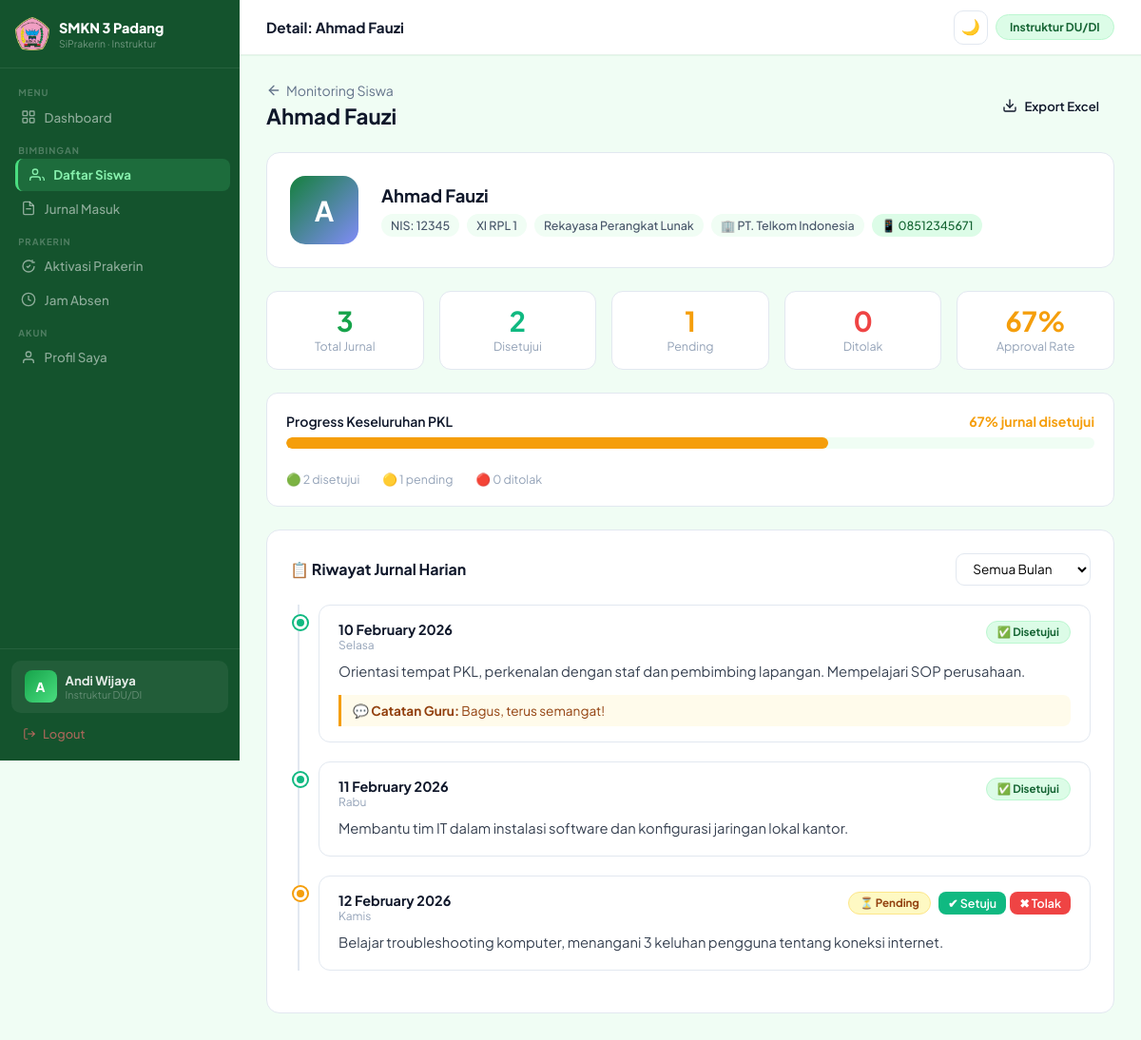
The app's page /instruktur/monitoring/detail_siswa.php?id=1 (signed in) with its own data.
### tables this page shows
CREATE TABLE `siswa` (
  `id` int(11) NOT NULL AUTO_INCREMENT,
  `user_id` int(11) NOT NULL,
  `nis` varchar(20) NOT NULL,
  `nisn` varchar(20) DEFAULT NULL,
  `kelas` varchar(20) NOT NULL,
  `jurusan` varchar(50) DEFAULT NULL,
  `guru_id` int(11) DEFAULT NULL,
  `tempat_pkl_id` int(11) DEFAULT NULL,
   
  `jenis_kelamin` enum('pria','wanita') DEFAULT NULL,
  `tempat_lahir` varchar(100) DEFAULT NULL,
  `tanggal_lahir` date DEFAULT NULL,
  `alamat` text DEFAULT NULL,
  `no_hp` varchar(20) DEFAULT NULL,
  `email` varchar(100) DEFAULT NULL,
  `foto` varchar(255) DEFAULT NULL,
   
  `nama_ayah` varchar(100) DEFAULT NULL,
  `alamat_ortu` text DEFAULT NULL,
  `no_hp_ortu` varchar(20) DEFAULT NULL,
  PRIMARY KEY (`id`),
  KEY `user_id` (`user_id`),
  KEY `tempat_pkl_id` (`tempat_pkl_id`),
  KEY `guru_id` (`guru_id`),
  CONSTRAINT `siswa_ibfk_1` FOREIGN KEY (`user_id`)       REFERENCES `users` (`id`)      ON DELETE CASCADE,
  CONSTRAINT `siswa_ibfk_2` FOREIGN KEY (`tempat_pkl_id`) REFERENCES `tempat_pkl` (`id`) ON DELETE SET NULL,
  CONSTRAINT `siswa_ibfk_3` FOREIGN KEY (`guru_id`)       REFERENCES `guru` (`id`)       ON DELETE SET NULL
);

CREATE TABLE `users` (
  `id` int(11) NOT NULL AUTO_INCREMENT,
  `nama` varchar(100) NOT NULL,
  `username` varchar(50) NOT NULL,
  `password` varchar(255) NOT NULL,
  `role` enum('admin','siswa','guru') NOT NULL,
  `created_at` timestamp NOT NULL DEFAULT current_timestamp(),
  PRIMARY KEY (`id`),
  UNIQUE KEY `username` (`username`)
);

CREATE TABLE `tempat_pkl` (
  `id` int(11) NOT NULL AUTO_INCREMENT,
  `nama_tempat` varchar(150) NOT NULL,
  `alamat` text DEFAULT NULL,
  `pembimbing_lapangan` varchar(100) DEFAULT NULL,
  `no_hp` varchar(20) DEFAULT NULL,
  `kuota` int(11) DEFAULT 0,
  `created_at` timestamp NOT NULL DEFAULT current_timestamp(),
  PRIMARY KEY (`id`)
);

CREATE TABLE `jurnal` (
  `id` int(11) NOT NULL AUTO_INCREMENT,
  `siswa_id` int(11) NOT NULL,
  `tanggal` date NOT NULL,
  `kegiatan` text NOT NULL,
  `status` enum('pending','disetujui','ditolak') DEFAULT 'pending',
  `catatan_guru` text DEFAULT NULL,
  `created_at` timestamp NOT NULL DEFAULT current_timestamp(),
  PRIMARY KEY (`id`),
  KEY `siswa_id` (`siswa_id`),
  CONSTRAINT `jurnal_ibfk_1` FOREIGN KEY (`siswa_id`) REFERENCES `siswa` (`id`) ON DELETE CASCADE
);

### instruktur/monitoring/detail_siswa.php (the view, shortened to what this page needs)
<?php
require '../../config/database.php';
$siswa_id = (int)($_GET['id'] ?? 0);
$stmtS = mysqli_prepare($conn, "
    SELECT s.*, u.nama, u.username,
           tp.nama_tempat, tp.pembimbing_lapangan, tp.no_hp as hp_tempat
    FROM siswa s
    JOIN users u ON s.user_id = u.id
    LEFT JOIN tempat_pkl tp ON s.tempat_pkl_id = tp.id
    WHERE s.id = ?
");
mysqli_stmt_bind_param($stmtS, "i", $siswa_id);
mysqli_stmt_execute($stmtS);
$siswa = mysqli_fetch_assoc(mysqli_stmt_get_result($stmtS));
$filter_bulan = $_GET['bulan'] ?? '';
$where_bulan  = $filter_bulan ? "AND DATE_FORMAT(j.tanggal,'%Y-%m') = ?" : '';
$sql_j = "
    SELECT * FROM jurnal
    WHERE siswa_id = ? $where_bulan
    ORDER BY tanggal ASC
";
$stmtJ = mysqli_prepare($conn, $sql_j);
if ($filter_bulan) {
    mysqli_stmt_bind_param($stmtJ, "is", $siswa_id, $filter_bulan);
} else {
    mysqli_stmt_bind_param($stmtJ, "i", $siswa_id);
}
mysqli_stmt_execute($stmtJ);
$jurnal_list = mysqli_stmt_get_result($stmtJ);
$jurnals = [];
while ($j = mysqli_fetch_assoc($jurnal_list)) $jurnals[] = $j;
$stmtStat = mysqli_prepare($conn, "
    SELECT
        COUNT(*) as total,
        SUM(status='disetujui') as ok,
        SUM(status='pending') as pending,
        SUM(status='ditolak') as tolak,
        MIN(tanggal) as mulai,
        MAX(tanggal) as akhir
    FROM jurnal WHERE siswa_id = ?
");
mysqli_stmt_bind_param($stmtStat, "i", $siswa_id);
mysqli_stmt_execute($stmtStat);
$stat = mysqli_fetch_assoc(mysqli_stmt_get_result($stmtStat));
$pct = $stat['total'] > 0 ? round($stat['ok'] / $stat['total'] * 100) : 0;
$page_title = 'Detail: '.$siswa['nama'];
require '../layout/header.php';
?>
<div class="fade-in">
<div style="display:flex;justify-content:space-between;align-items:center;margin-bottom:1.5rem;">
    <div>
        <a href="index.php" style="color:#64748b;font-size:0.88rem;display:flex;align-items:center;gap:5px;">
            <svg width="16" height="16" viewBox="0 0 24 24" fill="none" stroke="currentColor" stroke-width="2" stroke-linecap="round" stroke-linejoin="round"><path d="M19 12H5"></path><path d="M12 19l-7-7 7-7"></path></svg>
            Monitoring Siswa
        </a>
        <h1 style="font-size:1.4rem;font-weight:700;margin-top:4px;"><?= htmlspecialchars($siswa['nama']) ?></h1>
    </div>
    <a href="rekap_excel.php?siswa_id=<?= $siswa_id ?>" class="btn btn-success">
        <svg width="16" height="16" viewBox="0 0 24 24" fill="none" stroke="currentColor" stroke-width="2" stroke-linecap="round" stroke-linejoin="round"><path d="M21 15v4a2 2 0 0 1-2 2H5a2 2 0 0 1-2-2v-4"></path><polyline points="7 10 12 15 17 10"></polyline><line x1="12" y1="15" x2="12" y2="3"></line></svg>
        Export Excel
    </a>
</div>
<div class="profile-strip">
    <div class="big-avatar">
        <?= strtoupper(substr($siswa['nama'], 0, 1)) ?>
    </div>
    <div style="flex:1;">
        <div style="font-size:1.15rem;font-weight:700;"><?= htmlspecialchars($siswa['nama']) ?></div>
        <div class="info-chips">
            <span class="chip">NIS: <?= $siswa['nis'] ?></span>
            <span class="chip"><?= $siswa['kelas'] ?></span>
            <span class="chip"><?= $siswa['jurusan'] ?? '-' ?></span>
            <?php if ($siswa['nama_tempat']): ?>
            <span class="chip">🏢 <?= htmlspecialchars($siswa['nama_tempat']) ?></span>
            <?php endif; ?>
            <?php if ($siswa['no_hp']): ?>
            <a href="https://wa.me/<?= preg_replace('/^0/','62',$siswa['no_hp']) ?>" target="_blank"
               class="chip" style="background:#dcfce7;color:#166534;text-decoration:none;">
                📱 <?= $siswa['no_hp'] ?>
            </a>
            <?php endif; ?>
        </div>
    </div>
</div>
<div class="stat-row">
    <div class="stat-box">
        <div class="num" style="color:#16a34a;"><?= $stat['total'] ?></div>
        <div class="lbl">Total Jurnal</div>
    </div>
    <div class="stat-box">
        <div class="num" style="color:#10b981;"><?= $stat['ok'] ?></div>
        <div class="lbl">Disetujui</div>
    </div>
    <div class="stat-box">
        <div class="num" style="color:#f59e0b;"><?= $stat['pending'] ?></div>
        <div class="lbl">Pending</div>
    </div>
    <div class="stat-box">
        <div class="num" style="color:#ef4444;"><?= $stat['tolak'] ?></div>
        <div class="lbl">Ditolak</div>
    </div>
    <div class="stat-box">
        <div class="num" style="color:<?= $pct>=80?'#10b981':($pct>=50?'#f59e0b':'#ef4444') ?>;"><?= $pct ?>%</div>
        <div class="lbl">Approval Rate</div>
    </div>
</div>
<?php $bar_color = $pct>=80?'#10b981':($pct>=50?'#f59e0b':'#ef4444'); ?>
<div style="background:white;border-radius:12px;border:1px solid var(--border);padding:1.25rem;margin-bottom:1.5rem;">
    <div style="display:flex;justify-content:space-between;margin-bottom:8px;font-size:0.88rem;">
        <span style="font-weight:600;">Progress Keseluruhan PKL</span>
        <span style="font-weight:700;color:<?= $bar_color ?>;"><?= $pct ?>% jurnal disetujui</span>
    </div>
    <div class="progress-big">
        <div class="progress-big-fill" style="width:<?= $pct ?>%;background:<?= $bar_color ?>;"></div>
    </div>
    <div style="display:flex;gap:1.5rem;font-size:0.78rem;color:#94a3b8;margin-top:6px;">
        <span>🟢 <?= $stat['ok'] ?> disetujui</span>
        <span>🟡 <?= $stat['pending'] ?> pending</span>
        <span>🔴 <?= $stat['tolak'] ?> ditolak</span>
    </div>
</div>
<div style="background:white;border-radius:14px;border:1px solid var(--border);padding:1.5rem;">
    <div class="filter-bar">
        <h3 style="font-size:1rem;font-weight:700;flex:1;">📋 Riwayat Jurnal Harian</h3>
        <form method="GET" style="display:flex;gap:8px;align-items:center;">
            <select name="bulan" class="form-control" style="width:auto;padding:0.4rem 0.8rem;font-size:0.85rem;" onchange="this.form.submit()">
                <option value="">Semua Bulan</option>
            </select>
        </form>
    </div>
    <?php if (empty($jurnals)): ?>
    <div class="empty-state">
        <div style="font-size:2.5rem;margin-bottom:0.75rem;">📭</div>
        <p style="color:#94a3b8;">Belum ada jurnal <?= $filter_bulan ? 'di bulan ini' : 'sama sekali' ?>.</p>
    </div>
    <?php else: ?>
    <div class="timeline">
        <?php foreach ($jurnals as $j):
            $dot_class = $j['status'] === 'disetujui' ? 'ok' : ($j['status'] === 'pending' ? 'pending' : 'tolak');
            $hari_indo = ['Minggu','Senin','Selasa','Rabu','Kamis','Jumat','Sabtu'];
            $nama_hari = $hari_indo[date('w', strtotime($j['tanggal']))];
        ?>
        <div class="tl-item">
            <div class="tl-dot <?= $dot_class ?>"></div>
            <div class="tl-card">
                <div class="tl-header">
                    <div>
                        <div class="tl-date"><?= date('d F Y', strtotime($j['tanggal'])) ?></div>
                        <div class="tl-day"><?= $nama_hari ?></div>
                    </div>
                    <div style="display:flex;align-items:center;gap:8px;">
                        <?php
                        $badge = match($j['status']) {
                            'disetujui' => ['badge-success','✅ Disetujui'],
                            'pending'   => ['badge-warning','⏳ Pending'],
                            'ditolak'   => ['badge-danger', '❌ Ditolak'],
                            default     => ['badge-neutral','?']
                        };
                        ?>
                        <span class="badge <?= $badge[0] ?>"><?= $badge[1] ?></span>
                        <?php if ($j['status'] === 'pending'): ?>
                        <div style="display:flex;gap:4px;">
                            <a href="../jurnal/aksi.php?id=<?= $j['id'] ?>&aksi=setuju"
                               class="btn btn-sm" style="background:#10b981;color:white;padding:4px 10px;"
                               onclick="return confirm('Setujui jurnal ini?')">✔ Setuju</a>
                            <a href="../jurnal/aksi.php?id=<?= $j['id'] ?>&aksi=tolak"
                               class="btn btn-sm" style="background:#ef4444;color:white;padding:4px 10px;"
                               onclick="return confirm('Tolak jurnal ini?')">✖ Tolak</a>
                        </div>
                        <?php endif; ?>
                    </div>
                </div>
                <div class="tl-kegiatan"><?= htmlspecialchars($j['kegiatan']) ?></div>
                <?php if ($j['catatan_guru']): ?>
                <div class="tl-catatan">
                    💬 <strong>Catatan Guru:</strong> <?= htmlspecialchars($j['catatan_guru']) ?>
                </div>
                <?php endif; ?>
            </div>
        </div>
        <?php endforeach; ?>
    </div>
    <?php endif; ?>
</div>
</div>
<?php require '../layout/footer.php'; ?>

### instruktur/layout/header.php (shortened to what this page needs)
<?php
function instrActive($kw){ return strpos($_SERVER['REQUEST_URI'],$kw)!==false?'active':''; }
?>
<!DOCTYPE html>
<html lang="id">
<head>
<link href="https://cdn.jsdelivr.net/npm/bootstrap-icons@1.11.3/font/bootstrap-icons.min.css" rel="stylesheet">
<link rel="stylesheet" href="../../assets/darkmode.css">
</head>
<body>
<div class="sidebar">
  <div class="sb-logo-area">
    <img src="../../assets/images/logo-sekolah.png" alt="SMKN3"
         onerror="this.style.display='none'">
    <div><div class="sb-title">SMKN 3 Padang</div><div class="sb-sub">SiPrakerin · Instruktur</div></div>
  </div>
  <div class="sb-nav">
    <div class="sb-group-label">Menu</div>
    <a href="../dashboard/index.php" class="sb-item <?= instrActive('dashboard') ?>">
      <svg width="16" height="16" fill="none" stroke="currentColor" stroke-width="2" viewBox="0 0 24 24"><rect x="3" y="3" width="7" height="7" rx="1"/><rect x="14" y="3" width="7" height="7" rx="1"/><rect x="14" y="14" width="7" height="7" rx="1"/><rect x="3" y="14" width="7" height="7" rx="1"/></svg>
      Dashboard
    </a>
    <div class="sb-group-label">Bimbingan</div>
    <a href="../monitoring/index.php" class="sb-item <?= instrActive('monitoring') ?>">
      <svg width="16" height="16" fill="none" stroke="currentColor" stroke-width="2" viewBox="0 0 24 24"><path d="M17 21v-2a4 4 0 0 0-4-4H5a4 4 0 0 0-4 4v2"/><circle cx="9" cy="7" r="4"/><path d="M23 21v-2a4 4 0 0 0-3-3.87"/></svg>
      Daftar Siswa
    </a>
    <a href="../jurnal/index.php" class="sb-item <?= instrActive('/instruktur/jurnal') ?>">
      <svg width="16" height="16" fill="none" stroke="currentColor" stroke-width="2" viewBox="0 0 24 24"><path d="M14 2H6a2 2 0 0 0-2 2v16a2 2 0 0 0 2 2h12a2 2 0 0 0 2-2V8z"/><polyline points="14 2 14 8 20 8"/><line x1="16" y1="13" x2="8" y2="13"/></svg>
      Jurnal Masuk
    </a>
    <div class="sb-group-label">Prakerin</div>
    <a href="../prakerin/index.php" class="sb-item <?= instrActive('/instruktur/prakerin/index') ?>">
      <svg width="16" height="16" fill="none" stroke="currentColor" stroke-width="2" viewBox="0 0 24 24"><path d="M9 12l2 2 4-4"/><path d="M21 12c0 4.97-4.03 9-9 9s-9-4.03-9-9 4.03-9 9-9c1.86 0 3.59.57 5.03 1.53"/><path d="M18 2v4h4"/></svg>
      Aktivasi Prakerin
    </a>
    <a href="../prakerin/jam_absen.php" class="sb-item <?= instrActive('jam_absen') ?>">
      <svg width="16" height="16" fill="none" stroke="currentColor" stroke-width="2" viewBox="0 0 24 24"><circle cx="12" cy="12" r="10"/><polyline points="12 6 12 12 16 14"/></svg>
      Jam Absen
    </a>
    <div class="sb-group-label">Akun</div>
    <a href="../profil/index.php" class="sb-item <?= instrActive('profil') ?>">
      <svg width="16" height="16" fill="none" stroke="currentColor" stroke-width="2" viewBox="0 0 24 24"><path d="M20 21v-2a4 4 0 0 0-4-4H8a4 4 0 0 0-4 4v2"/><circle cx="12" cy="7" r="4"/></svg>
      Profil Saya
    </a>
  </div>
  <div class="sb-user-block">
    <div class="sb-user-card">
      <div class="sb-ava"><?= strtoupper(substr($_SESSION['nama']??'I',0,1)) ?></div>
      <div><div class="sb-un"><?= htmlspecialchars(substr($_SESSION['nama']??'',0,16)) ?></div><div class="sb-ur">Instruktur DU/DI</div></div>
    </div>
    <a href="../../auth/logout.php" class="sb-logout-btn">
      <svg width="14" height="14" fill="none" stroke="currentColor" stroke-width="2" viewBox="0 0 24 24"><path d="M9 21H5a2 2 0 0 1-2-2V5a2 2 0 0 1 2-2h4"/><polyline points="16 17 21 12 16 7"/><line x1="21" y1="12" x2="9" y2="12"/></svg>
      Logout
    </a>
  </div>
</div>
<div class="main">
  <div class="topbar">
    <div style="display:flex;align-items:center;gap:10px;">
      <div class="topbar-title"><?= $page_title??'Dashboard' ?></div>
    </div>
    <div style="display:flex;align-items:center;gap:8px;">
      <button class="dm-toggle" onclick="toggleDarkMode()" title="Mode Gelap">🌙</button>
      <span class="topbar-pill d-none d-md-inline">Instruktur DU/DI</span>
    </div>
  </div>
  <div class="content fade">

### records on screen
siswa: user.nama "Detail: Ahmad Fauzi", user.nama "Ahmad Fauzi", user.nama "A", nis "12345", kelas "XI RPL 1", jurusan "Rekayasa Perangkat Lunak", tempat_pkl.nama_tempat "PT. Telkom Indonesia", no_hp "08512345671"
jurnal: tanggal "10 February 2026", tanggal "Selasa", status "✅ Disetujui", kegiatan "Orientasi tempat PKL, perkenalan dengan staf dan pembimbing lapangan. Mempelajari SOP perusahaan.", catatan_guru "Bagus, terus semangat!"
jurnal: tanggal "11 February 2026", tanggal "Rabu", status "✅ Disetujui", kegiatan "Membantu tim IT dalam instalasi software dan konfigurasi jaringan lokal kantor."
jurnal: tanggal "12 February 2026", tanggal "Kamis", status "⏳ Pending", kegiatan "Belajar troubleshooting komputer, menangani 3 keluhan pengguna tentang koneksi internet."

### other values on screen
substr($_SESSION['nama']??'I',0,1) "A"
substr($_SESSION['nama']??'',0,16) "Andi Wijaya"
$stat['total'] "3"
$stat['ok'] "2"
$stat['pending'] "1"
$stat['tolak'] "0"
$pct "67"
